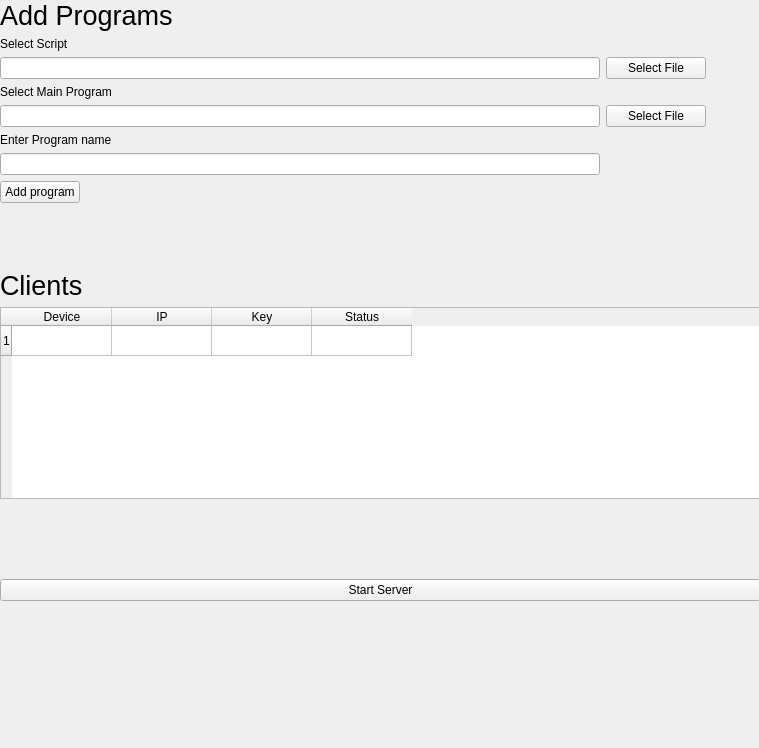
<?xml version="1.0" encoding="UTF-8"?>
<ui version="4.0">
 <class>MainWindow</class>
 <widget class="QMainWindow" name="MainWindow">
  <property name="geometry">
   <rect>
    <x>0</x>
    <y>0</y>
    <width>759</width>
    <height>748</height>
   </rect>
  </property>
  <property name="windowTitle">
   <string>MainWindow</string>
  </property>
  <widget class="QWidget" name="centralwidget">
   <widget class="QWidget" name="formLayoutWidget">
    <property name="geometry">
     <rect>
      <x>0</x>
      <y>0</y>
      <width>761</width>
      <height>271</height>
     </rect>
    </property>
    <layout class="QFormLayout" name="formLayout">
     <item row="0" column="0">
      <widget class="QLabel" name="label">
       <property name="font">
        <font>
         <pointsize>20</pointsize>
         <italic>false</italic>
        </font>
       </property>
       <property name="text">
        <string>Add Programs</string>
       </property>
      </widget>
     </item>
     <item row="1" column="0">
      <widget class="QLabel" name="label_2">
       <property name="text">
        <string>Select Script </string>
       </property>
      </widget>
     </item>
     <item row="3" column="0">
      <widget class="QLineEdit" name="lineEdit">
       <property name="sizePolicy">
        <sizepolicy hsizetype="MinimumExpanding" vsizetype="Fixed">
         <horstretch>0</horstretch>
         <verstretch>0</verstretch>
        </sizepolicy>
       </property>
       <property name="minimumSize">
        <size>
         <width>600</width>
         <height>0</height>
        </size>
       </property>
      </widget>
     </item>
     <item row="3" column="1">
      <widget class="QPushButton" name="pushButton">
       <property name="sizePolicy">
        <sizepolicy hsizetype="Maximum" vsizetype="Fixed">
         <horstretch>0</horstretch>
         <verstretch>0</verstretch>
        </sizepolicy>
       </property>
       <property name="maximumSize">
        <size>
         <width>100</width>
         <height>16777215</height>
        </size>
       </property>
       <property name="text">
        <string>Select File</string>
       </property>
      </widget>
     </item>
     <item row="4" column="0">
      <widget class="QLabel" name="label_3">
       <property name="text">
        <string>Select Main Program</string>
       </property>
      </widget>
     </item>
     <item row="6" column="0">
      <widget class="QLineEdit" name="lineEdit_2">
       <property name="sizePolicy">
        <sizepolicy hsizetype="MinimumExpanding" vsizetype="Fixed">
         <horstretch>0</horstretch>
         <verstretch>0</verstretch>
        </sizepolicy>
       </property>
       <property name="minimumSize">
        <size>
         <width>600</width>
         <height>0</height>
        </size>
       </property>
      </widget>
     </item>
     <item row="6" column="1">
      <widget class="QPushButton" name="pushButton_2">
       <property name="sizePolicy">
        <sizepolicy hsizetype="Maximum" vsizetype="Fixed">
         <horstretch>0</horstretch>
         <verstretch>0</verstretch>
        </sizepolicy>
       </property>
       <property name="maximumSize">
        <size>
         <width>100</width>
         <height>16777215</height>
        </size>
       </property>
       <property name="text">
        <string>Select File</string>
       </property>
      </widget>
     </item>
     <item row="7" column="0">
      <widget class="QLabel" name="label_4">
       <property name="text">
        <string>Enter Program name</string>
       </property>
      </widget>
     </item>
     <item row="8" column="0">
      <widget class="QLineEdit" name="lineEdit_3">
       <property name="sizePolicy">
        <sizepolicy hsizetype="MinimumExpanding" vsizetype="Fixed">
         <horstretch>0</horstretch>
         <verstretch>0</verstretch>
        </sizepolicy>
       </property>
       <property name="minimumSize">
        <size>
         <width>600</width>
         <height>0</height>
        </size>
       </property>
      </widget>
     </item>
     <item row="9" column="0">
      <widget class="QPushButton" name="pushButton_3">
       <property name="sizePolicy">
        <sizepolicy hsizetype="Maximum" vsizetype="Fixed">
         <horstretch>0</horstretch>
         <verstretch>0</verstretch>
        </sizepolicy>
       </property>
       <property name="maximumSize">
        <size>
         <width>100</width>
         <height>16777215</height>
        </size>
       </property>
       <property name="text">
        <string>Add program</string>
       </property>
      </widget>
     </item>
    </layout>
   </widget>
   <widget class="QWidget" name="gridLayoutWidget">
    <property name="geometry">
     <rect>
      <x>0</x>
      <y>270</y>
      <width>761</width>
      <height>331</height>
     </rect>
    </property>
    <layout class="QGridLayout" name="gridLayout">
     <item row="4" column="0">
      <widget class="QPushButton" name="pushButton_4">
       <property name="text">
        <string>Start Server</string>
       </property>
      </widget>
     </item>
     <item row="1" column="0">
      <widget class="QLabel" name="label_5">
       <property name="font">
        <font>
         <pointsize>20</pointsize>
         <italic>false</italic>
        </font>
       </property>
       <property name="text">
        <string>Clients</string>
       </property>
      </widget>
     </item>
     <item row="2" column="0">
      <widget class="QTableWidget" name="tableWidget">
       <property name="sizePolicy">
        <sizepolicy hsizetype="Ignored" vsizetype="Expanding">
         <horstretch>0</horstretch>
         <verstretch>0</verstretch>
        </sizepolicy>
       </property>
       <row>
        <property name="text">
         <string>1</string>
        </property>
       </row>
       <column>
        <property name="text">
         <string>Device</string>
        </property>
       </column>
       <column>
        <property name="text">
         <string>IP</string>
        </property>
       </column>
       <column>
        <property name="text">
         <string>Key</string>
        </property>
       </column>
       <column>
        <property name="text">
         <string>Status</string>
        </property>
       </column>
      </widget>
     </item>
     <item row="3" column="0">
      <spacer name="verticalSpacer">
       <property name="orientation">
        <enum>Qt::Vertical</enum>
       </property>
       <property name="sizeHint" stdset="0">
        <size>
         <width>20</width>
         <height>40</height>
        </size>
       </property>
      </spacer>
     </item>
    </layout>
   </widget>
  </widget>
 </widget>
 <resources/>
 <connections/>
</ui>
